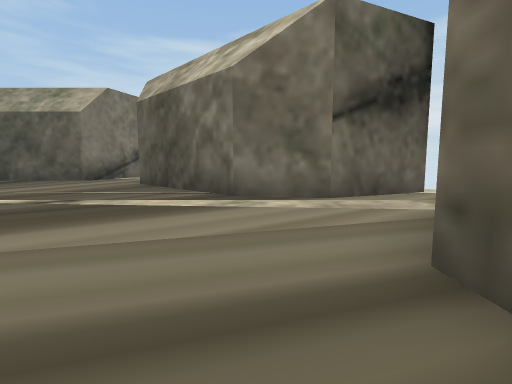
[1] (above)

20 first-person views from a walk through a scene from a Unity 3-D project. The camera is 1.3 m above the floor, tilts 6° down and sees 85° across. The floor is counted in squares, 2 m on a side. Each view is taken from the middle of a square. On the plan, view 1 faces up. The plan holds only what a view shows up to about 9 squares ahead; the rest is blank. The player character is not drawn.

[2]
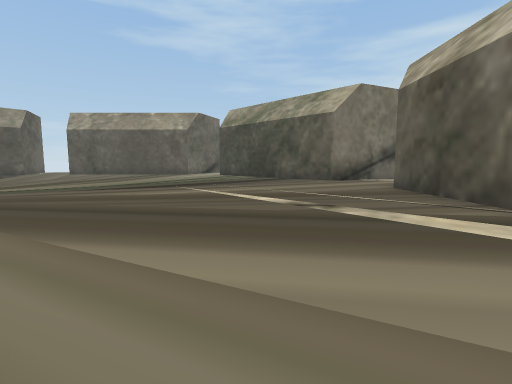

[3]
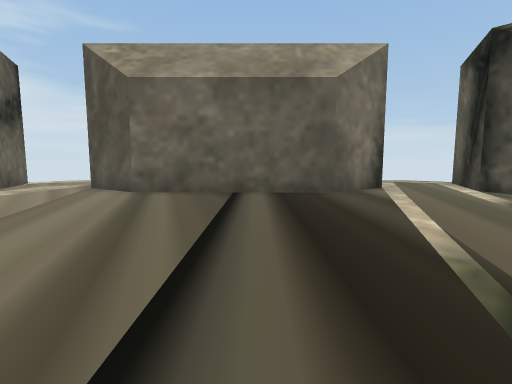

[4]
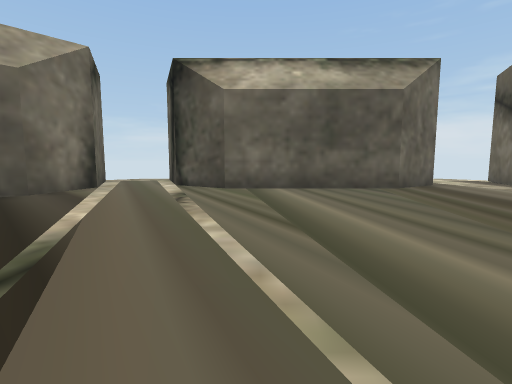

[5]
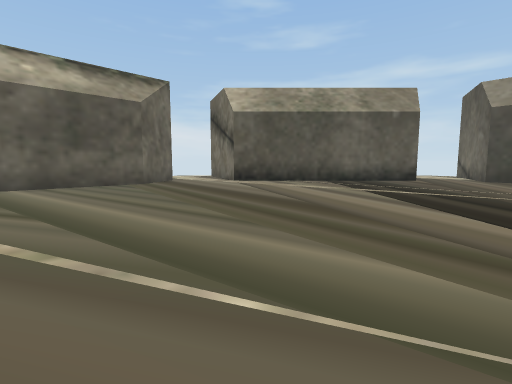

[6]
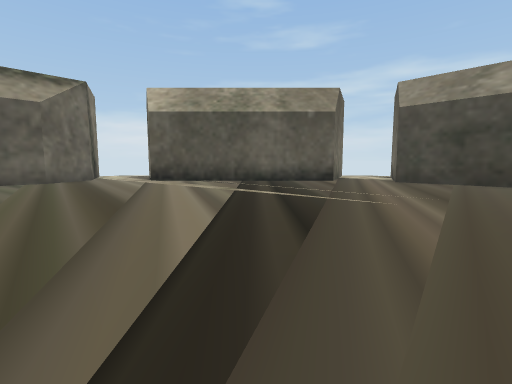

[7]
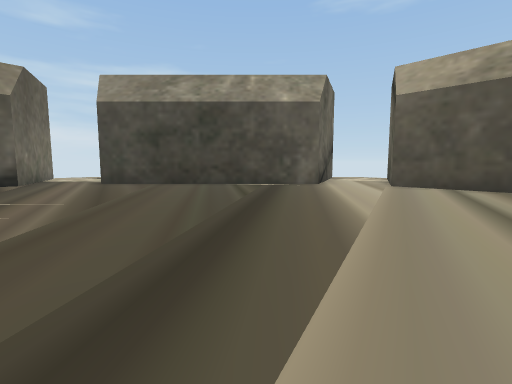

[8]
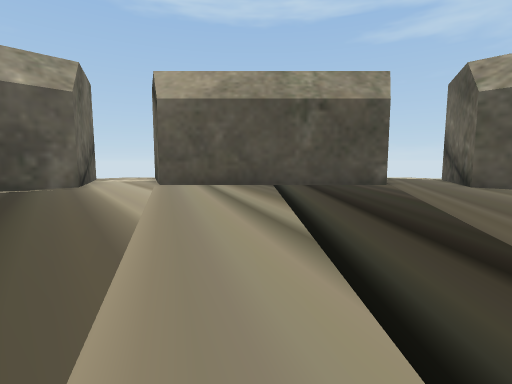

[9]
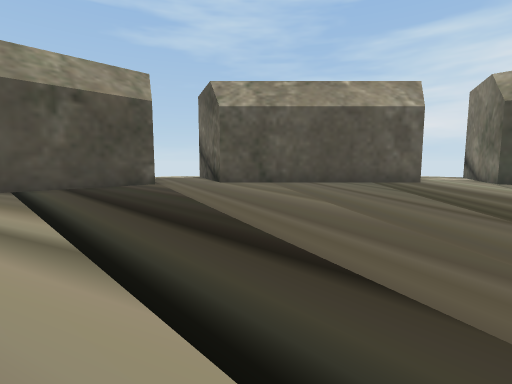

[10]
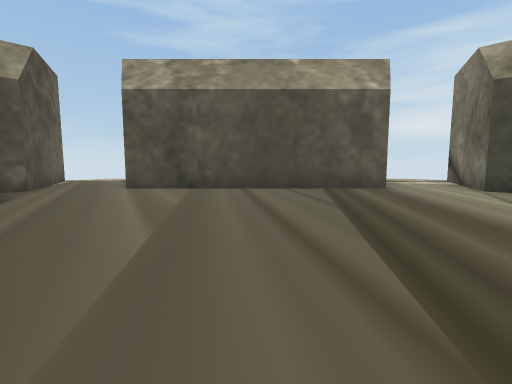

[11]
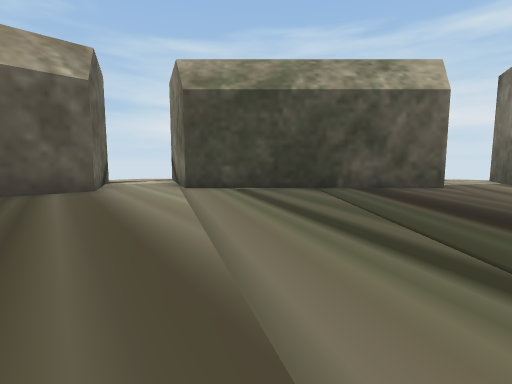

[12]
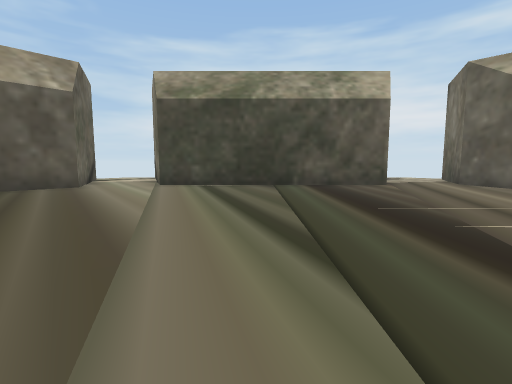

[13]
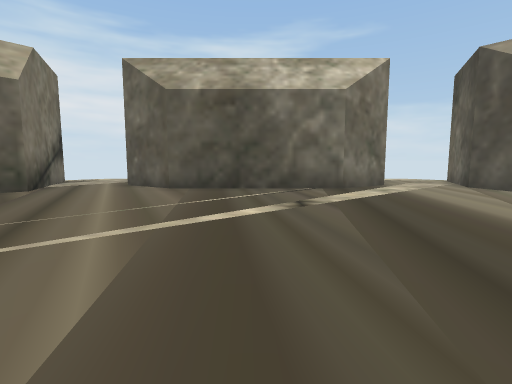

[14]
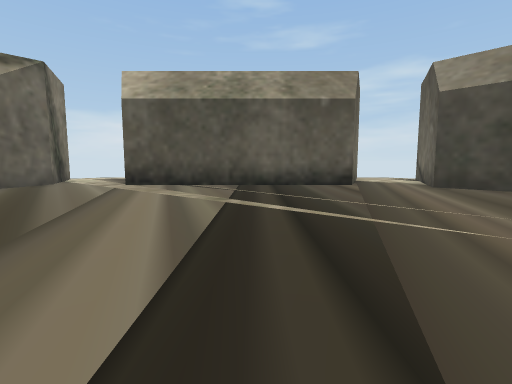

[15]
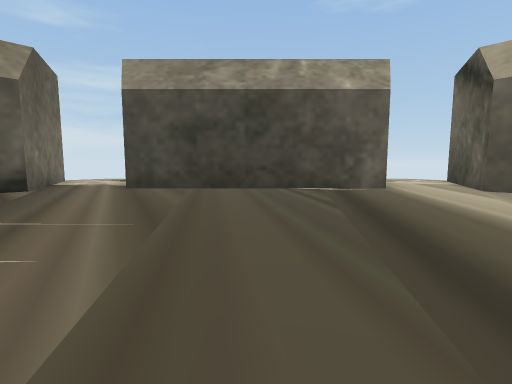

[16]
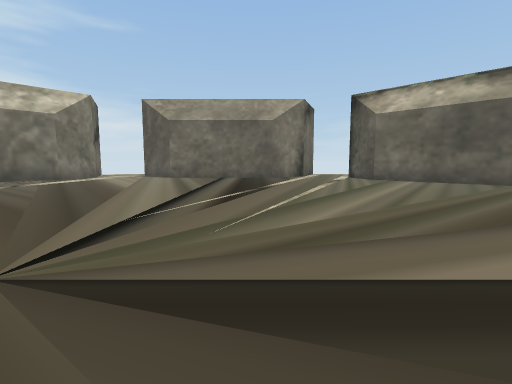

[17]
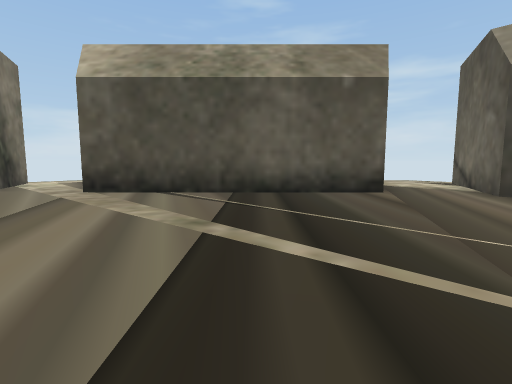

[18]
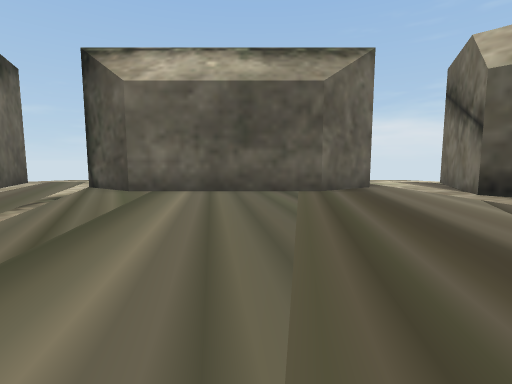

[19]
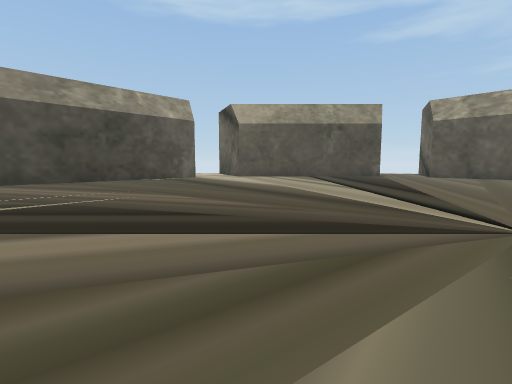

[20]
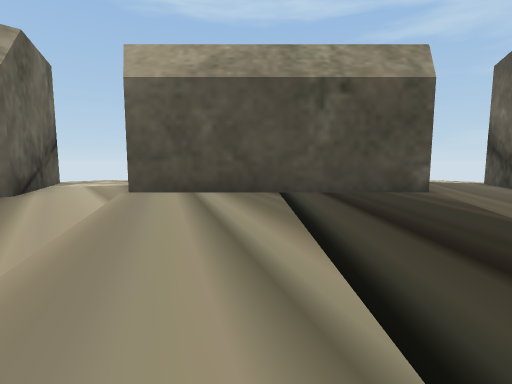

### Floor plan
Points are (right, up) in squares from view 1. A wall is a line through its corners. A room is listed if a view was taken in it or the views show most of it. See-through windows are left out.
Room 1 (views 1, 2, 3, 4, 5, 6, 7, 8, 9, 10, 11, 12, 13, 14, 15, 16, 17, 18, 19, 20)
walls: (-12.8, -11.1) (-6.2, -11.1) (-5.2, -13.7); (-20.1, 2.8) (-20.1, -3.8) (-21.7, -4.4); (-20.4, -6.2) (-19.3, -5.7) (-14.7, -10.3) (-15.1, -11.2); (-15, 10.2) (-14.7, 9.3) (-19.3, 4.7) (-20.2, 5.1); (2.2, 5.5) (1.4, 5.1) (-0.4, 5.4) (-3.6, 8.6) (-3.9, 10.4) (-3.2, 12.1); (-2.9, -13.7) (-3.9, -11.4) (-3.6, -9.6) (-0.5, -6.4) (1.4, -6.1) (3.8, -7.2); (4.5, -5.2) (2.1, -4.2) (1.1, -2.7) (1.1, 1.7) (2.1, 3.2) (4, 3.9); (-5.1, 12.9) (-6.2, 10.1) (-12.8, 10.1)
ways out: opening at (-21, -5); opening at (-20, 4); opening at (-14, -11); opening at (-14, 10); opening at (-4, -14); opening at (3, 5); opening at (4, -6)

Where each view was taken, in squares from view 1:
view 1: 0 up, 0 right, facing up
view 2: 1 up, 1 left, facing up-left
view 3: 1 down, 5 left, facing right
view 4: 2 down, 6 left, facing down-right
view 5: 1 down, 7 left, facing down
view 6: 1 down, 10 left, facing down
view 7: 1 down, 12 left, facing down-left
view 8: 1 down, 12 left, facing left
view 9: 1 down, 12 left, facing up-left
view 10: 2 up, 12 left, facing up-left
view 11: 3 up, 11 left, facing up
view 12: 2 up, 10 left, facing up
view 13: 2 up, 7 left, facing up-right
view 14: 3 down, 10 left, facing down
view 15: 3 down, 12 left, facing down-left
view 16: 2 down, 11 left, facing right
view 17: 5 down, 10 left, facing down
view 18: 4 down, 7 left, facing down-right
view 19: 3 down, 7 left, facing left
view 20: 1 down, 14 left, facing left
